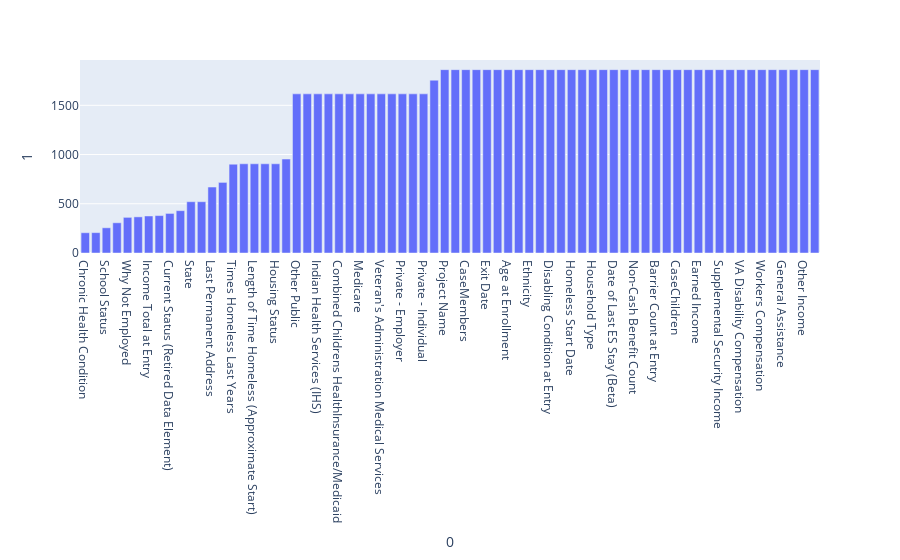

This figure's notebook cell:
### Code cell
# With that done I can make some visualzations 
nan = pd.DataFrame.from_dict(sorted_nan)

fig = px.bar(nan, x=0, y=1)
fig.show()

### Figure 1 — Plotly figure (JSON) as saved in the notebook; plotly's stock layout.template omitted (floating-point values rounded to 4 significant figures)
{"data": [{"alignmentgroup": "True", "hovertemplate": "0=%{x}<br>1=%{y}<extra></extra>", "legendgroup": "", "marker": {"color": "#636efa"}, "name": "", "offsetgroup": "", "orientation": "v", "showlegend": false, "textposition": "auto", "type": "bar", "x": ["Chronic Health Condition", "Connected to McKinney Vento Liason (Retired)", "School Status", "Mental Health Problem", "Why Not Employed", "Last Grade Completed", "Income Total at Entry", "Employed Status", "Current Status (Retired Data Element)", "Income Total at Exit", "State", "Zip", "Last Permanent Address", "Domestic Violence", "Times Homeless Last Years", "Living Situation", "Length of Time Homeless (Approximate Start)", "Total Months Homeless Last Years", "Housing Status", "Veteran Status", "Other Public", "State Funded", "Indian Health Services (IHS)", "Other", "Combined Childrens HealthInsurance/Medicaid", "Medicaid", "Medicare", "State Children's health Insurance S-CHIP", "Veteran's Administration Medical Services", "Health Insurance obtained through COBRA", "Private - Employer", "Private", "Private - Individual", "Covered by Health Insurance", "Project Name", "Relationship to HoH", "CaseMembers", "Enroll Date", "Exit Date", "Social Security Quality", "Age at Enrollment", "Race", "Ethnicity", "Gender", "Disabling Condition at Entry", "Length of Stay", "Homeless Start Date", "Days Enrolled in Project", "Household Type", "Count of Bed Nights (Housing Check-ins)", "Date of Last ES Stay (Beta)", "Date of First ES Stay (Beta)", "Non-Cash Benefit Count", "Non-Cash Benefit Count at Exit", "Barrier Count at Entry", "Under Years Old", "CaseChildren", "CaseAdults", "Earned Income", "Unemployment Insurance", "Supplemental Security Income", "Social Security Disability  Income", "VA Disability Compensation", "Private Disability Income", "Workers Compensation", "TANF", "General Assistance", "Child Support", "Other Income", "Target Exit Destination"], "xaxis": "x", "y": [206, 207, 256, 307, 362, 367, 376, 380, 402, 430, 521, 521, 670, 717, 902, 906, 906, 906, 906, 954, 1616, 1616, 1616, 1616, 1616, 1616, 1616, 1616, 1616, 1616, 1616, 1616, 1616, 1755, 1862, 1862, 1862, 1862, 1862, 1862, 1862, 1862, 1862, 1862, 1862, 1862, 1862, 1862, 1862, 1862, 1862, 1862, 1862, 1862, 1862, 1862, 1862, 1862, 1862, 1862, 1862, 1862, 1862, 1862, 1862, 1862, 1862, 1862, 1862, 1862], "yaxis": "y"}], "layout": {"barmode": "relative", "legend": {"tracegroupgap": 0}, "margin": {"t": 60}, "xaxis": {"anchor": "y", "domain": [0, 1], "title": {"text": "0"}}, "yaxis": {"anchor": "x", "domain": [0, 1], "title": {"text": "1"}}}}
